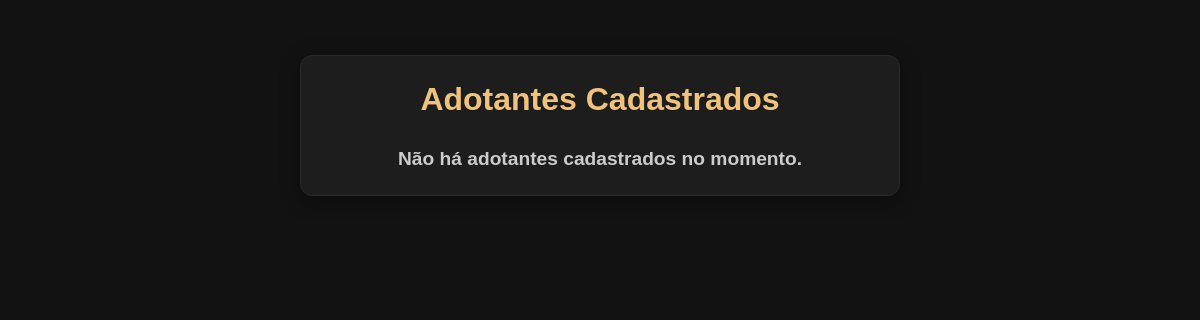
Before: /adopters with the older database file.
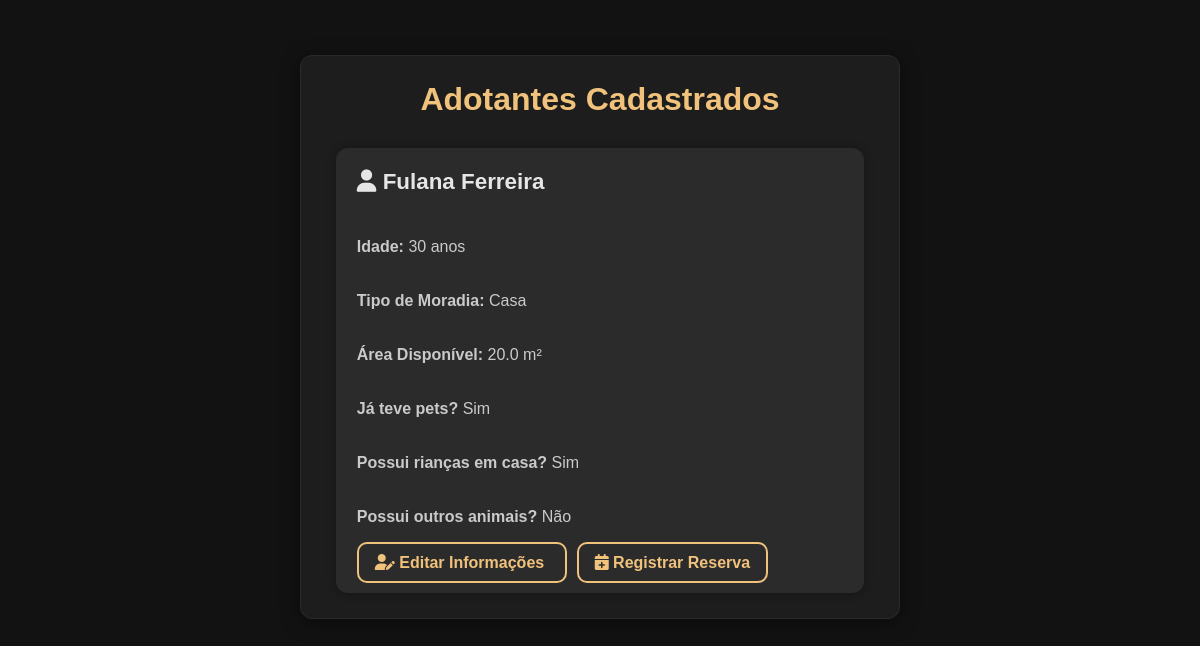
After: the same page with the newer database file.
### models/adopter_model.py (models this page shows)
class AdopterModel(Base):
    __tablename__ = "adopters"
    id = Column(Integer, primary_key=True, autoincrement=True)
    name = Column(String)
    age = Column(Integer)
    housing_type = Column(String)
    usable_area = Column(Float)
    has_pet_experience = Column(Boolean)
    has_children_at_home = Column(Boolean)
    has_other_animals = Column(Boolean)

### app/routes.py (the view)
@app.route("/adopters", methods=["GET", "POST"])
def adopters_list():
    adopters_db = adopter_repo.list_all()
    adopters = list()
    for adopter_db in adopters_db:
        adopter = adopter_repo.to_domain(adopter_db)
        adopters.append(adopter)
    return render_template("adopters_list.html", adopters=adopters)

### domain/people/adopter.py (called while the page is built)
    def has_pet_experience_format(self):
        return "Sim" if self.has_pet_experience else "Não"

    def has_children_at_home_format(self):
        return "Sim" if self.has_children_at_home else "Não"

    def has_other_animals_format(self):
        return "Sim" if self.has_other_animals else "Não"

    def housing_type_format(self):
        return {
            "HOUSE": "Casa",
            "APARTMENT": "Apartamento"
        }.get(self.housing_type.name)

    @property
    def id(self) -> int:
        return self.__id

    @id.setter
    def id(self, v: int) -> None:
        if v is not None and not isinstance(v, int):
            raise TypeError("id deve ser um int ou None.")
        self.__id = v

    @property
    def name(self) -> str:
        return self.__name

    @name.setter
    def name(self, v: str) -> None:
        if not v.strip() or not isinstance(v, str):
            raise ValueError("name deve ser uma string não vazia.")
        self.__name = v

    @property
    def age(self) -> int:
        return self.__age

    @age.setter
    def age(self, v: int) -> None:
        if not isinstance(v, int):
            raise TypeError("age deve ser do tipo int.")
        if not (0 < v < 120):
            raise ValueError("Idade fora do intervalo permitido.")
        self.__age = v

    @property
    def housing_type(self) -> HousingType:
        return self.__housing_type

    @housing_type.setter
    def housing_type(self, v: HousingType) -> None:
        if not isinstance(v, HousingType):
            raise TypeError("housing_type deve ser item do enum HousingType.")
        self.__housing_type = v

    @property
    def usable_area(self) -> float:
        return self.__usable_area

    @usable_area.setter
    def usable_area(self, v: float) -> None:
        if v <= 0:
            raise ValueError("usable_area deve ser maior que zero.")
        self.__usable_area = v

    @property
    def has_pet_experience(self) -> bool:
        return self.__has_pet_experience

    @has_pet_experience.setter
    def has_pet_experience(self, v: bool) -> None:
        if not isinstance(v, bool):
            raise TypeError("has_pet_experience deve ser um booleano.")
        self.__has_pet_experience = v

    @property
    def has_children_at_home(self) -> bool:
        return self.__has_children_at_home

    @property
    def has_other_animals(self) -> bool:
        return self.__has_other_animals

### repositories/adopter_repo.py (called while the page is built)
    def list_all(self) -> list[AdopterModel]:
        return self.session.query(AdopterModel).all()

### app/templates/adopters_list.html (shortened to what this page needs)
{% extends "base.html" %}
{% block head %}
    {{ super() }}
{% endblock %}
{% block body %}
<div class="container">
    <h1 class="page-title">Adotantes Cadastrados</h1>
    {% if adopters|length == 0 %}
        <h3 class="empty-message">Não há adotantes cadastrados no momento.</h3>
    {% else %}
        <div class="cards-container">
            {% for adopter in adopters %}
                <div class="card adopters-card">
                    <h2 class="adopter-name">
                        <i class="fa-solid fa-user"></i>
                        {{ adopter.name }}
                    </h2>
                    <p><strong>Idade:</strong> {{ adopter.age }} anos</p>
                    <p><strong>Tipo de Moradia:</strong>
                        {{ adopter.housing_type_format() }}
                    </p>
                    <p><strong>Área Disponível:</strong>
                        {{ adopter.usable_area }} m²
                    </p>
                    <p><strong>Já teve pets?</strong>
                        {{ adopter.has_pet_experience_format() }}
                    </p>
                    <p><strong>Possui rianças em casa?</strong>
                        {{ adopter.has_children_at_home_format() }}
                    </p>
                    <p><strong>Possui outros animais?</strong>
                        {{ adopter.has_other_animals_format() }}
                    </p>
                    <div class="card-buttons">
                        <a href="" class="card-button">
                            <i class="fa-solid fa-user-pen"></i> Editar Informações
                        </a>
                        <a href="{{ url_for('adoption_reservation', adopter_id=adopter.id) }}" class="card-button">
                            <i class="fa-solid fa-calendar-plus"></i> Registrar Reserva
                        </a>
                    </div>
                </div>
            {% endfor %}
        </div>
    {% endif %}
</div>
{% endblock %}

### app/templates/base.html (shortened to what this page needs)
<!DOCTYPE html>
<html lang="pt-br">
<head>
{% block head %}
    <link rel="stylesheet" href="{{ url_for('static', filename='styles.css') }}">
    <link rel="stylesheet" href="https://cdnjs.cloudflare.com/ajax/libs/font-awesome/6.5.0/css/all.min.css">
{% endblock %}
</head>
<body>
{% block body %}
{% endblock %}
</body>
</html>

### app/static/styles.css (style rules this page uses)
* { box-sizing: border-box; font-family: "Poppins", sans-serif; margin: 0; padding: 0; }
body { align-items: center; background-color: #121212; color: #e6e6e6; display: flex; flex-direction: column; min-height: 100vh; padding: 30px; }
h1 { color: #f0c27b; font-size: 1.8rem; margin-bottom: 20px; text-align: center; }
.container { animation: fadeIn 0.6s ease; background: #1d1d1d; border: 1px solid #2a2a2a; border-radius: 12px; box-shadow: 0 4px 20px rgba(0, 0, 0, 0.4); margin: 25px 0; max-width: 600px; padding: 25px 35px; width: 100%; }
.page-title { font-size: 2rem; margin-bottom: 30px; text-align: center; }
.cards-container { display: grid; gap: 20px; grid-template-columns: repeat(auto-fit, minmax(280px, 1fr)); }
.adopters-card { display: flex; flex-direction: column; gap: 20px; background-color: #2b2b2b; border-radius: 12px; box-shadow: 0 0 10px rgba(0,0,0,0.3); padding: 1.3rem; }
.adopters-card p { margin: 8px 0; opacity: 0.85; }
.adopter-name { font-size: 1.4rem; margin-bottom: 15px; }
.card-button { background: none; padding: 10px 16px; margin-right: 10px; border-radius: 10px; border: 2px solid #f0c27b; color: #f0c27b !important; font-weight: bold; text-decoration: none; transition: 0.2s; }

Changed rows visible on the page:
added AdopterModel: name "Fulana Ferreira", age "30", housing_type_format "Casa", usable_area "20.0", has_pet_experience_format "Sim", has_children_at_home_format "Sim", has_other_animals_format "Não"
Other visible differences:
text no longer shown: "Não há adotantes cadastrados no momento."
